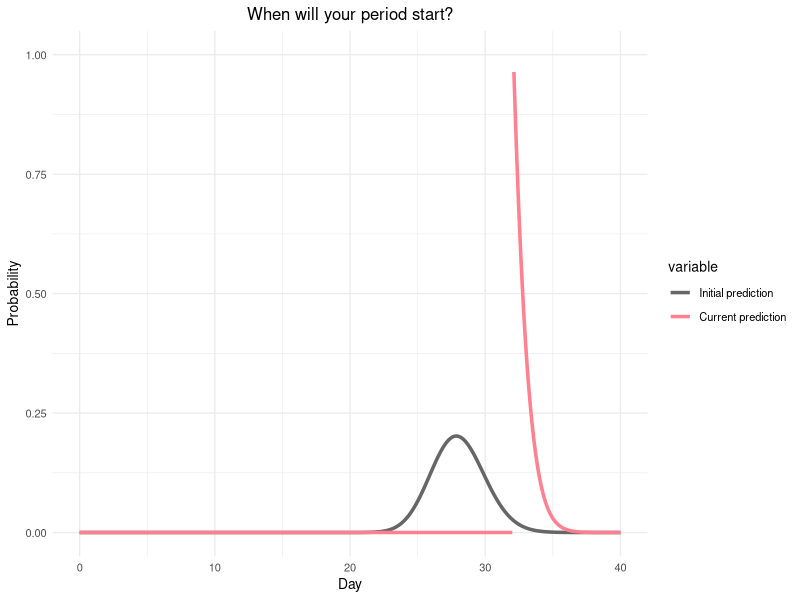
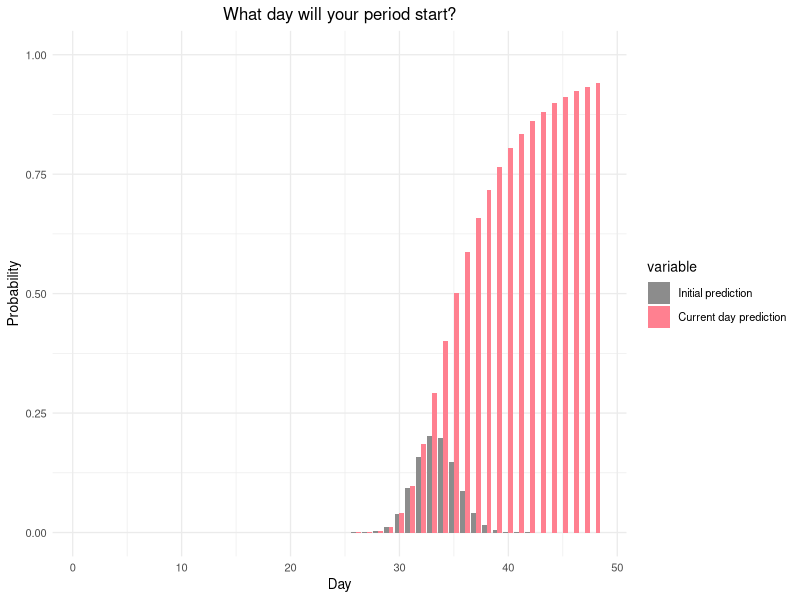

R code for these plots, in order:
# Clear everything
rm(list=ls())
# Read library if you have tidyverse
library(tidyverse)

###### base r
period_lineplot <- function(d_now = 32, d_start = 0, d_end = 40, period_length = 28, on_time = 150){
  
  d <- d_now
  t <- period_length
  a <- on_time
  b <- a/t
  f <- function(x){dgamma(x, shape = a, rate = b)}
  S <- function(x){1 - pgamma(x, shape = a, rate = b)}
  
  f_cond <- function(x){ifelse(x > d, f(x) / S(d), 0)}
  
  curve(f(x), from = d_start, to = d_end, n = 1001, col = "gray40", lwd = 3, ylim = c(0, 1), xlab = "Day", ylab = "Probability")
  curve(f_cond(x), from = d_start, to = d_end, n = 1001, col = "#FF8090", add = TRUE, lwd = 3)
  title(main = "When will your period start?")
  legend("topleft",
         legend = c("Initial prediction", "Current prediction"),
         col = c("gray40", "#FF8090"),
         lwd = 3,
         bty = "n")
}
######

###### ggplot/tidyverse
period_lineplot <- function(d_now = 32, d_start = 0, d_end = 40, period_length = 28, on_time = 150){
  
  d <- d_now
  t <- period_length
  a <- on_time
  b <- a/t
  f <- function(x){dgamma(x, shape = a, rate = b)}
  S <- function(x){1 - pgamma(x, shape = a, rate = b)}
  
  f_cond <- function(x){ifelse(x > d, f(x) / S(d), 0)}
  
  # Build data
  df <- data.frame(x = seq(d_start, d_end, length.out = 1001))
  df %>%
    mutate(f = f(x), f_cond = f_cond(x)) %>%
    pivot_longer(cols = c(f, f_cond), names_to = "variable", values_to = "value") %>%
    ggplot(aes(x = x, y = value, color = variable)) +
    geom_line(linewidth = 1.2) +
    scale_color_manual(values = c("grey40", "#FF8090"),
                       labels = c("Initial prediction", "Current prediction")) +
    ylim(0, 1) +
    labs(
      title = "When will your period start?",
      x = "Day",
      y = "Probability"
    ) +
    theme_minimal(base_size = 10) +
    theme(plot.title = element_text(hjust = 0.5))
}
######

###### Display results
period_lineplot(d_now = 32, d_start = 0, d_end = 40, period_length = 28, on_time = 200)

###### base r
period_barplot <- function(d_start = 0, d_end = 40, period_length = 28, on_time = 150){
  
  t <- period_length
  a <- on_time
  b <- a/t
  f <- function(x) dgamma(x, shape = a, rate = b)
  S <- function(x) 1 - pgamma(x, shape = a, rate = b)
  
  df <- data.frame(day = c(rep(0, d_end)), prob_0 = c(rep(0, d_end)), prob_1 = c(rep(0, d_end)))
  for (i in 1:d_end) {
    df[i, 1] <- i
    df[i, 2] <- pgamma(i, shape = a, rate = b) - pgamma(i - 1, shape = a, rate = b)
    df[i, 3] <- df[i, 2] / S(i - 1)
  }
  
  df <- df[df$day >= d_start & df$day <= d_end,]
  bar_df <- rbind(df$prob_0, df$prob_1)
  colnames(bar_df) <- df$day
  
  barplot(
    bar_df,
    beside = TRUE,
    col = c("gray55", "#FF8090"),
    border = NA,
    ylim = c(0, 1),
    names.arg = df$day,
    xlab = "Day",
    ylab = "Probability",
    main = "What day will your period start?"
  )
  
  legend(
    "topleft",
    legend = c("Initial prediction", "Current day prediction"),
    fill = c("gray55", "#FF8090"),
    border = NA,
    bty = "n"
  )
}
######

###### ggplot/tidyverse
period_barplot <- function(d_start = 0, d_end = 40, period_length = 28, on_time = 150){
  
  t <- period_length
  a <- on_time
  b <- a/t
  f <- function(x) dgamma(x, shape = a, rate = b)
  S <- function(x) 1 - pgamma(x, shape = a, rate = b)

  df <- data.frame(day = c(rep(0, d_end)), prob_0 = c(rep(0, d_end)), prob_1 = c(rep(0, d_end)))
  for (i in 1:d_end) {
    df[i, 1] <- i
    df[i, 2] <- pgamma(i, shape = a, rate = b) - pgamma(i - 1, shape = a, rate = b)
    df[i, 3] <- df[i, 2] / S(i - 1)
  }
  
  df %>%
    filter(day %in% d_start:d_end) %>%
    pivot_longer(cols = c(prob_0, prob_1), names_to = "variable", values_to = "value") %>%
    ggplot(aes(x = day, y = value, fill = variable)) +
    scale_fill_manual(values = c("grey55", "#FF8090"),
                      labels = c("Initial prediction", "Current day prediction")) +
    ylim(0, 1) +
    geom_bar(stat = "identity", position = "dodge") +
    labs(x = "Day", y = "Probability", title = "What day will your period start?") +
    theme_minimal(base_size = 10) +
    theme(plot.title = element_text(hjust = 0.5))
}
######

###### Display results
period_barplot(d_start = 0, d_end = 48, period_length = 33, on_time = 300)
